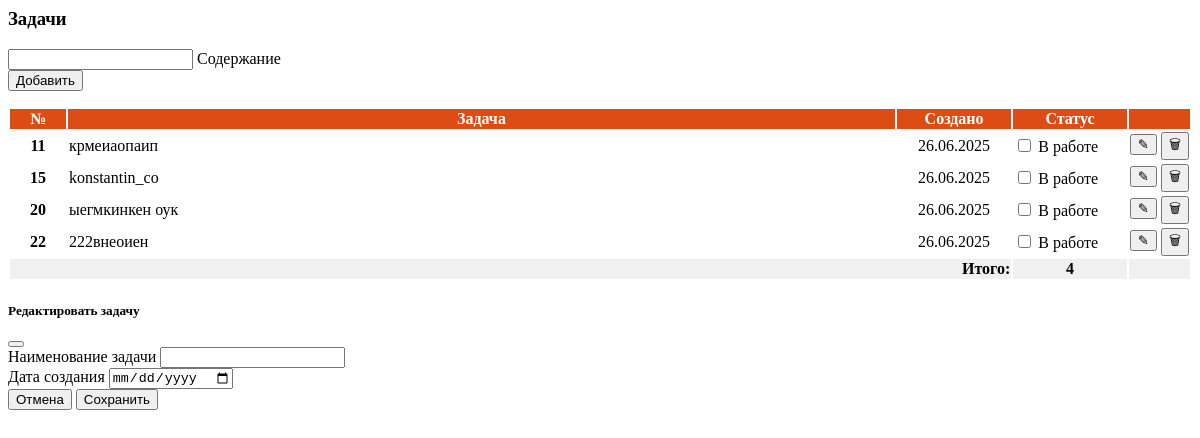
/problems/, run on an earlier commit of the app's database.
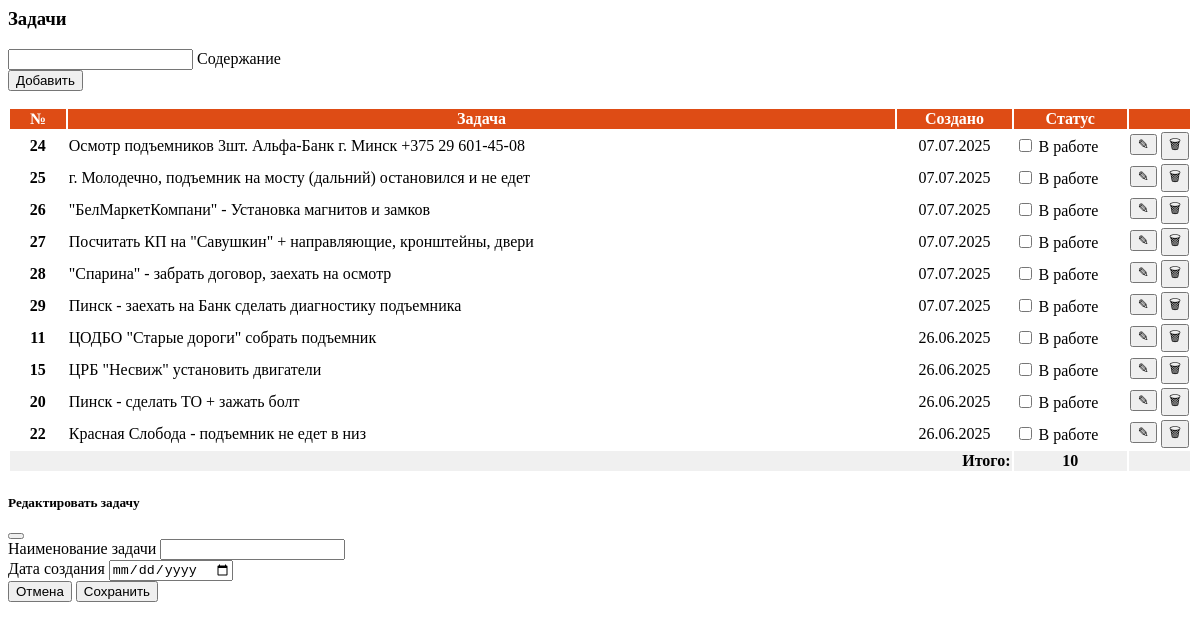
And on a later commit of the database.
### LIFTEH/models.py (models this page shows, shortened)
class Problem(models.Model):
    name = models.CharField(max_length=255, verbose_name="Наименование задачи")
    created_date = models.DateField(auto_now_add=True, verbose_name="Дата создания")
    is_completed = models.BooleanField(default=False, verbose_name="Выполнено")
    class Meta:
        verbose_name = "Задача"
        verbose_name_plural = "Задачи"

### LIFTEH/views.py (the view)
# urls.py: path('problems/', views.problems_view, name='problems'),
def problems_view(request):
    problems = Problem.objects.all().order_by('-created_date')
    today = timezone.now().date()
    return render(request, 'problems.html', {
        'problems': problems,
        'today': today
    })

### LIFTEH/templates/problems.html (shortened to what this page needs)
{% load static %}
{% block content %}
<div class="card mb-4">
        <div class="card-header d-flex">
            <h3 class="mb-0">Задачи</h3>
        </div>
        <div class="card-body" style="padding: 0px !important; min-height: 50px;">
            <form method="post" id="addProblemForm" action="{% url 'add_problem' %}" class="mb-4">
                <div class="row g-3 align-items-center m-1">
                    <div class="form-floating col-md-10">
                      <input type="text" class="form-control" id="problemName" name="name" placeholder="" required>
                      <label for="problemName" class="form-label">Содержание</label>
                    </div>
                    <div class="col-md-2 d-flex align-items-end">
                        <button type="submit" class="btn btn-success w-100">
                            Добавить
                        </button>
                    </div>
                </div>
            </form>
            <div class="card-body" style="padding: 0px !important; min-height: 50px;">
                <table class="table-hover" style="width: 100%;">
                    <thead class="table-light">
                        <tr style="background-color: #de4c15; color: white;">
                            <th style="width: 5%; text-align: center;">№</th>
                            <th style="width: 75%; text-align: center;">Задача</th>
                            <th class="delete" style="width: 10%; text-align: center;">Создано</th>
                            <th style="width: 10%; text-align: center;">Статус</th>
                            <th style="width: 10%;"></th>
                        </tr>
                    </thead>
                    <tbody>
                        {% for problem in problems %}
                        <tr>
                            <td style="text-align: center;"><strong>{{ problem.id }}</strong></td>
                            <td>{{ problem.name }}</td>
                            <td class="delete" style="text-align: center;">{{ problem.created_date|date:"d.m.Y" }}</td>
                            <td>
                                <div class="form-check form-switch d-flex justify-content-center">
                                    <input class="form-check-input align-self-center" type="checkbox"
                                           id="status{{ problem.id }}"
                                           onchange="updateProblemStatus({{ problem.id }}, this.checked)">
                                    <label class="form-check-label ms-2" style="text-wrap: nowrap" for="status{{ problem.id }}">
                                        {% if problem.is_completed %}Выполнено{% else %}В работе{% endif %}
                                    </label>
                                </div>
                            </td>
                            <td class="text-center" style="width: 10%; text-wrap: nowrap;">
                                <button class="btn btn-sm btn-secondary edit-btn"
                                        data-id="{{ problem.id }}"
                                        data-name="{{ problem.name }}"
                                        data-date="{{ problem.created_date|date:'Y-m-d' }}">
                                    &#9998;
                                </button>
                                <button class="btn btn-sm btn-danger delete-btn"
                                        data-id="{{ problem.id }}">
                                    &#128465;
                                </button>
                            </td>
                        </tr>
                        {% empty %}
                        <tr>
                            <td colspan="4" class="text-center">Нет задач</td>
                        </tr>
                        {% endfor %}
                    </tbody>
                    <tr style="background-color: #f0f0f0; font-weight: bold;">
                        <td colspan="3" style="text-align: right;">Итого:</td>
                        <td style="text-align: center;">
                            {{ problems|length }}
                        </td>
                        <td class="delete" ></td>
                    </tr>
                </table>
            </div>
    </div>
</div>
<div class="modal fade" id="editModal" tabindex="-1" aria-hidden="true">
    <div class="modal-dialog">
        <div class="modal-content">
            <div class="modal-header">
                <h5 class="modal-title">Редактировать задачу</h5>
                <button type="button" class="btn-close" data-bs-dismiss="modal" aria-label="Close"></button>
            </div>
            <form id="editForm" method="post">
                <div class="modal-body">
                    <div class="mb-3">
                        <label for="editProblemName" class="form-label">Наименование задачи</label>
                        <input type="text" class="form-control" id="editProblemName" name="name" required>
                    </div>
                    <div class="mb-3">
                        <label for="editProblemDate" class="form-label">Дата создания</label>
                        <input type="date" class="form-control" id="editProblemDate" name="created_date" required>
                    </div>
                </div>
                <div class="modal-footer">
                    <button type="button" class="btn btn-secondary" data-bs-dismiss="modal">Отмена</button>
                    <button type="submit" class="btn btn-primary">Сохранить</button>
                </div>
            </form>
        </div>
    </div>
</div>
{% endblock %}

What changed in the data, as far as the page shows it:
added Problem: id "24", name "Осмотр подъемников 3шт. Альфа-Банк г. Минск +375 29 601-45-08", created_date "07.07.2025", shows "В работе"
added Problem: id "25", name "г. Молодечно, подъемник на мосту (дальний) остановился и не едет", created_date "07.07.2025", shows "В работе"
added Problem: id "26", name "\"БелМаркетКомпани\" - Установка магнитов и замков", created_date "07.07.2025", shows "В работе"
added Problem: id "27", name "Посчитать КП на \"Савушкин\" + направляющие, кронштейны, двери", created_date "07.07.2025", shows "В работе"
added Problem: id "28", name "\"Спарина\" - забрать договор, заехать на осмотр", created_date "07.07.2025", shows "В работе"
added Problem: id "29", name "Пинск - заехать на Банк сделать диагностику подъемника", created_date "07.07.2025", shows "В работе"
changed Problem id 11: name "крмеиаопаип" → "ЦОДБО \"Старые дороги\" собрать подъемник"
changed Problem id 15: name "konstantin_co" → "ЦРБ \"Несвиж\" установить двигатели"
changed Problem id 20: name "ыегмкинкен оук" → "Пинск - сделать ТО + зажать болт"
changed Problem id 22: name "222внеоиен" → "Красная Слобода - подъемник не едет в низ"
Also different on the page:
{{ problems|length }}: "4" → "10"
